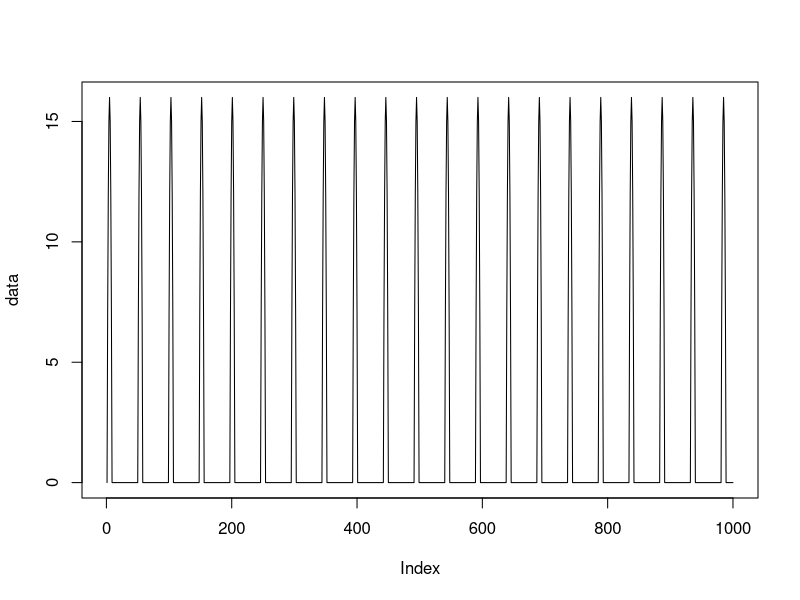
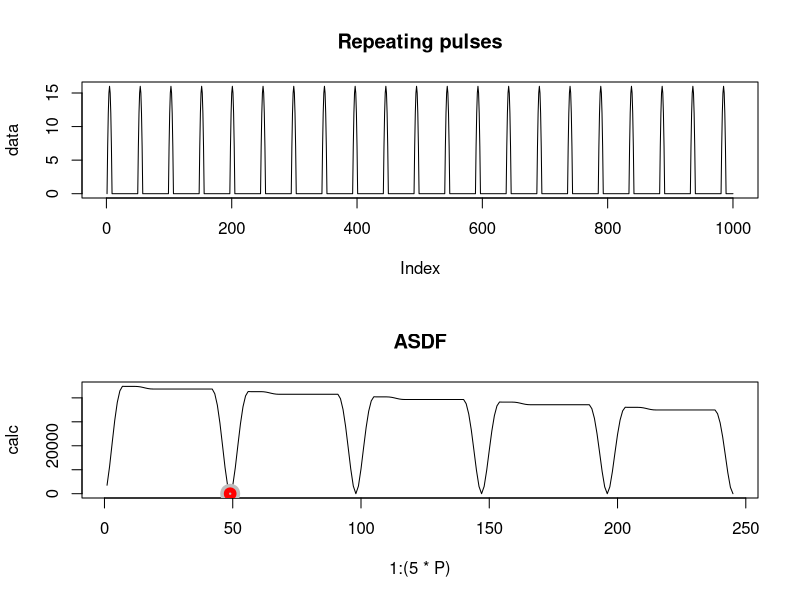

The R source for these figures, in order:
#30511

pulse <- 16 - seq(-4,4)^2
len <- length(pulse)

T <- 1000
P <- 49

ix <- seq(1,T - len, P)

data <- rep(0,T)

for (this_one in ix)
{
  data[this_one + seq(0,len-1)] <- pulse
}

data <- data #+ rnorm(T,0,1)

plot(data, type="l")

asdf <- function(data, Pmax)
{
  N <- length(data)
  asdf <- rep(0,Pmax)
  for (p in seq(1,Pmax))
  {    
    ix <- seq(p+1,N)
    asdf[p] <- sum((data[1:length(ix)] - data[ix])^2)
  }
  
  return(asdf)
}

calc <- asdf(data, 5*P)

par(mfrow=c(2,1))
plot(data, type="l")
title('Repeating pulses')

plot(1:(5*P), calc, type="l")
period <- which.min(calc)
points(P, calc[P], col="grey", lwd = 12)
points(period, calc[period], col="red", lwd = 5)
title('ASDF')